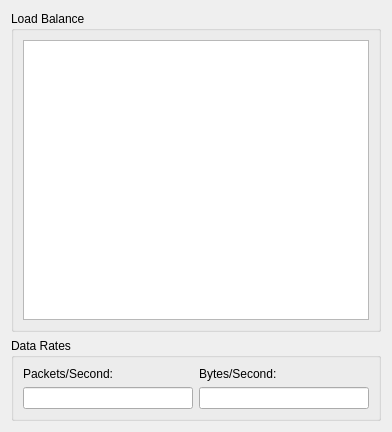
<ui version="4.0" >
 <class>TextStatisticsWidget</class>
 <widget class="QWidget" name="TextStatisticsWidget" >
  <property name="geometry" >
   <rect>
    <x>0</x>
    <y>0</y>
    <width>392</width>
    <height>432</height>
   </rect>
  </property>
  <property name="windowTitle" >
   <string>Statistics</string>
  </property>
  <layout class="QVBoxLayout" >
   <item>
    <widget class="QGroupBox" name="grpBalance" >
     <property name="title" >
      <string>Load Balance</string>
     </property>
     <layout class="QHBoxLayout" >
      <item>
       <widget class="QTableWidget" name="tblBalance" >
        <property name="alternatingRowColors" >
         <bool>true</bool>
        </property>
       </widget>
      </item>
     </layout>
    </widget>
   </item>
   <item>
    <widget class="QGroupBox" name="grpRates" >
     <property name="title" >
      <string>Data Rates</string>
     </property>
     <layout class="QGridLayout" >
      <item row="0" column="0" >
       <widget class="QLabel" name="lblPacketsPerSecond" >
        <property name="text" >
         <string>Packets/Second:</string>
        </property>
        <property name="buddy" >
         <cstring>edtPacketsPerSecond</cstring>
        </property>
       </widget>
      </item>
      <item row="0" column="1" >
       <widget class="QLabel" name="lblBytesPerSecond" >
        <property name="text" >
         <string>Bytes/Second:</string>
        </property>
        <property name="buddy" >
         <cstring>edtBytesPerSecond</cstring>
        </property>
       </widget>
      </item>
      <item row="1" column="0" >
       <widget class="QLineEdit" name="edtPacketsPerSecond" >
        <property name="readOnly" >
         <bool>true</bool>
        </property>
       </widget>
      </item>
      <item row="1" column="1" >
       <widget class="QLineEdit" name="edtBytesPerSecond" >
        <property name="readOnly" >
         <bool>true</bool>
        </property>
       </widget>
      </item>
     </layout>
    </widget>
   </item>
  </layout>
 </widget>
 <resources/>
 <connections/>
</ui>
